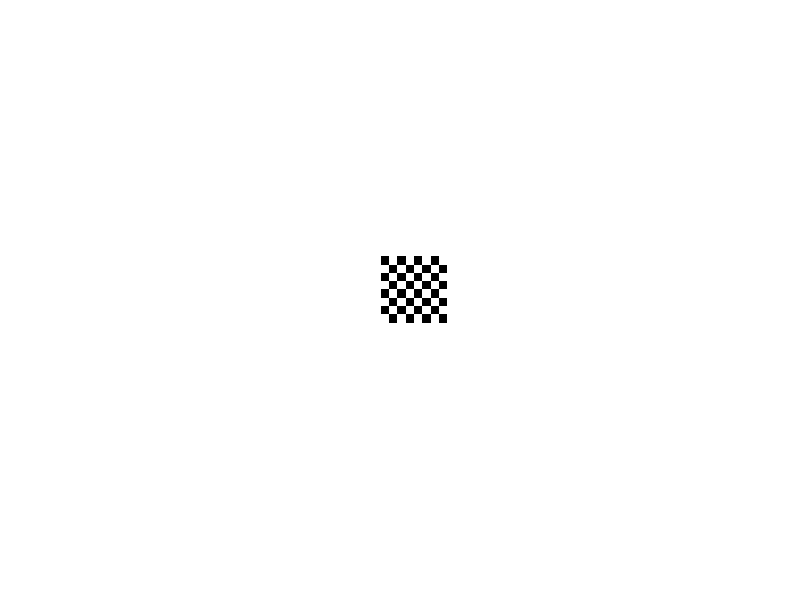

This chart was generated by the following MATLAB code: (Note: this script raises an error after producing the figure.)
close all

orig=checkerboard>.5;
%orig=imresize(imnoise(ones(20),'gaussian'),4);
%orig=imresize(imnoise(ones(20),'salt & pepper'),4);

imshow(padarray(orig,[256 256],255));

tform=affine2d([1 0 0; .5 1 0; 0 0 1]);
writerObj = VideoWriter('skew.avi');
open(writerObj);
frame=getframe;
writeVideo(writerObj,frame);
s=imwarp(orig,tform,'FillValue',255);
for i=1:10
    dr=size(s,1)-size(orig,1);
    dc=size(s,2)-size(orig,2);
    imshow(padarray(s,[256-round(dr/2) 256-round(dc/2)],255));
    frame=getframe;
    writeVideo(writerObj,frame);
    s=imwarp(s,tform,'FillValue',255);
end
close(writerObj);

theta=1;
tform=affine2d([cosd(theta) -sind(theta) 0; sind(theta) cosd(theta) 0; 0 0 1]);
writerObj = VideoWriter('rotate.avi');
open(writerObj);
imshow(padarray(orig,[256 256],255));
frame=getframe;
writeVideo(writerObj,frame);
r=imwarp(orig,tform,'FillValue',255);
for i=1:10
    dr=size(r,1)-size(orig,1);
    dc=size(r,2)-size(orig,2);
    imshow(padarray(r,[256-round(dr/2) 256-round(dc/2)],255));
    frame=getframe;
    writeVideo(writerObj,frame);
    r=imwarp(r,tform,'FillValue',255);
end
close(writerObj);

writerObj = VideoWriter('translate.avi');
open(writerObj);
imshow(padarray(orig,[256 256],255));
frame=getframe;
writeVideo(writerObj,frame);
for i=1:10
    t=padarray(orig,[256-5*i 256-5*i],255,'pre');
    t=padarray(t,[256+5*i 256+5*i],255,'post');
    imshow(t);
    frame=getframe;
    writeVideo(writerObj,frame);
end
close(writerObj);

writerObj = VideoWriter('scale.avi');
open(writerObj);
for i=1:10
    scale=imresize(orig,(i+1)/2);
    dr=size(scale,1)-size(orig,1);
    dc=size(scale,2)-size(orig,2);
    scale=padarray(scale,[256-round(dr/2) 256-round(dc/2)],255);
    imshow(scale);
    frame=getframe;
    writeVideo(writerObj,frame);
end
close(writerObj);

writerObj = VideoWriter('fracture.avi');
open(writerObj);
imshow(padarray(orig,[256 256],255));
frame=getframe;
writeVideo(writerObj,frame);
for i=1:10
    frac=cat(2,padarray(orig(:,1:size(orig,2)/2),[2*i 0],255,'pre'), padarray(orig(:,((size(orig,2)/2)+1):end),[2*i 0],255,'post'));
    dr=size(frac,1)-size(orig,1);
    dc=size(frac,2)-size(orig,2);
    frac=padarray(frac,[256-round(dr/2) 256-round(dc/2)],255);
    imshow(frac);
    frame=getframe;
    writeVideo(writerObj,frame);
end
close(writerObj);

close all